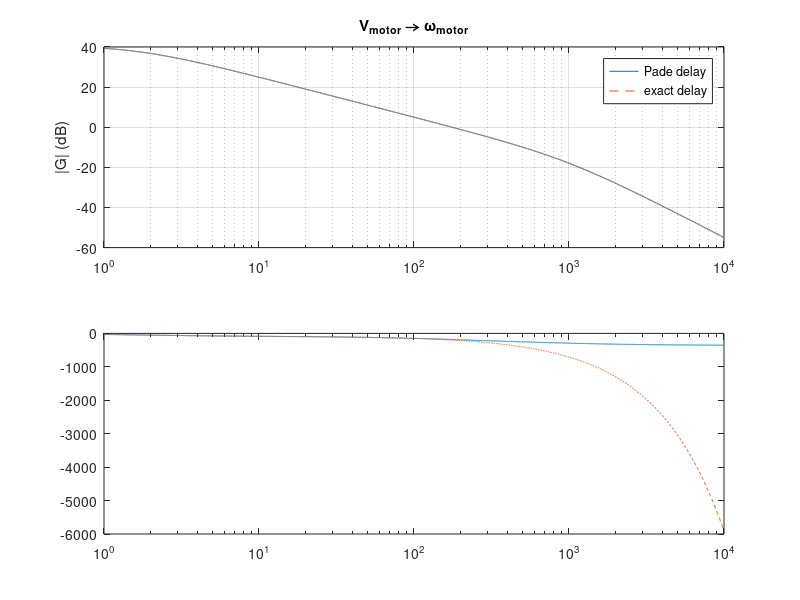

MATLAB code for this plot: (Note: this script raises an error after producing the figure.)
% Total transfer function motor voltage (V) -> motor velocity (rad/s),
% with the robot mass and a ~10ms measurement delay.
% ponytail: plain MATLAB (no Control System Toolbox). With the toolbox this
% is G = tf(num, den); bode(G*tf(pn,pd)); margin(...)

% Motor parameters: R L Kb J D (J = motor + gear + wheel, wheels off the floor)
load('motorParams.mat', 'R', 'L', 'Kb', 'J', 'D');
K = Kb;  Jm = J;

% Robot mass, seen from one motor shaft: half the mass on each wheel,
% moving at v = w*r/gear, so  1/2*(m/2)*v^2 = 1/2*Jr*w^2
m    = 0.95;     % kg
r    = 0.0315;   % wheel radius (m)
gear = 9.6;
Jr   = (m/2)*(r/gear)^2;
J    = Jm + Jr;
fprintf('J motor = %.3e, J robot = %.3e, J total = %.3e kg m^2\n', Jm, Jr, J);

% G(s) = K / ((L s + R)(J s + D) + K^2)
num = K;
den = conv([L R], [J D]) + [0 0 K^2];

% Measurement delay e^(-sT) is not rational -> 1st order Pade approximation
T  = 0.010;
pn = [-T/2 1];   pd = [T/2 1];                   % (1 - sT/2)/(1 + sT/2)

fprintf('G(s)    = %.4g / (%.3g s^2 + %.3g s + %.3g)\n', num, den);
fprintf('Gtot(s) = G(s) * (1 - %.3g s)/(1 + %.3g s)\n', T/2, T/2);

w     = logspace(0, 4, 4000);                    % rad/s
jw    = 1i*w;
G     = polyval(num, jw) ./ polyval(den, jw);
Gtot  = G .* polyval(pn, jw) ./ polyval(pd, jw);
Gexact = G .* exp(-jw*T);

ph    = @(x) unwrap(angle(x))*180/pi;
figure;
subplot(2,1,1);
semilogx(w, 20*log10(abs(Gtot)), w, 20*log10(abs(Gexact)), '--');
grid on;  ylabel('|G| (dB)');  legend('Pade delay', 'exact delay');
title('V_{motor} \rightarrow \omega_{motor}');
subplot(2,1,2);
semilogx(w, ph(Gtot), w, ph(Gexact), '--');  hold on;
yline(-180, 'r:');  ylim([-360 0]);  yticks(-360:90:0);
grid on;  ylabel('phase (deg)');  xlabel('\omega (rad/s)');

% Q1: PI-frequency (phase = -180 deg),  Q2: stability with Kp = 1
w180 = interp1(ph(Gtot), w, -180);
g180 = interp1(w, abs(Gtot), w180);
fprintf('PI-frequency w180 = %.0f rad/s (%.1f Hz)\n', w180, w180/(2*pi));
fprintf('|Gtot(w180)| = %.2f  ->  gain margin %.1f dB\n', g180, -20*log10(g180));
if g180 < 1
    fprintf('Kp = 1 is stable (Kp < %.2f)\n', 1/g180);
else
    fprintf('Kp = 1 is UNSTABLE (needs Kp < %.2f)\n', 1/g180);
end
subplot(2,1,1);  xline(w180, 'r:', 'HandleVisibility', 'off');
subplot(2,1,2);  xline(w180, 'r:', 'HandleVisibility', 'off');
